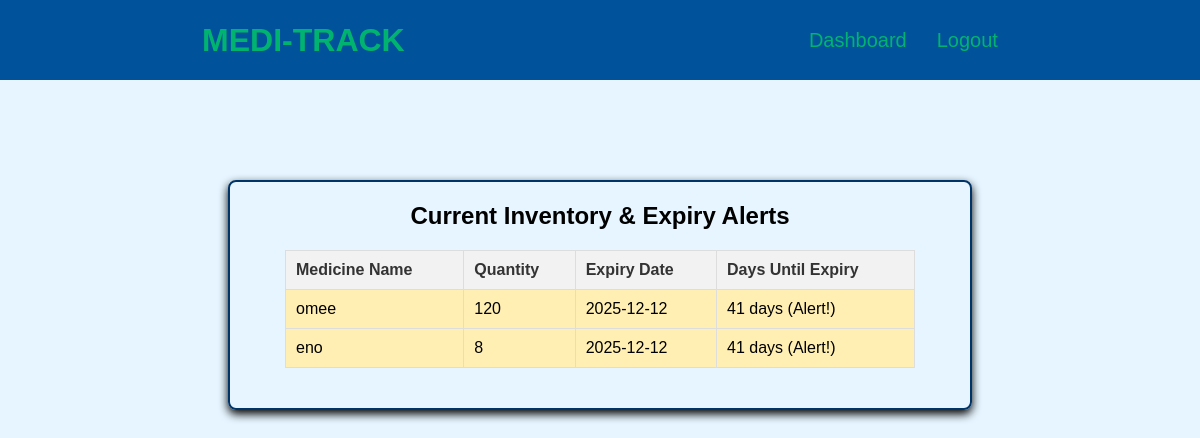
The app's page /display_stock?alert=expiry (signed in) with its own data.
### app.py (models this page shows)
class Medicine(db.Model):
    id = db.Column(db.Integer, primary_key=True)
    name = db.Column(db.String(200), nullable=False)
    quantity = db.Column(db.Integer, nullable=False)
    expiry_date = db.Column(db.String(50), nullable=False)
    cost_price = db.Column(db.Float, nullable=False)
    selling_price = db.Column(db.Float, nullable=False)
    owner_id = db.Column(db.Integer, db.ForeignKey('owner.id'), nullable=False)
    owner = db.relationship('Owner', backref=db.backref('medicines', lazy=True))

### app.py (the view)
@app.route('/display_stock')
def display_stock():
    if 'user_id' not in session:
        return redirect(url_for('login'))
    message = delete_expired_stock(session['user_id'])
    if message:
        flash(message, 'info')
    alert_type = request.args.get('alert') # Get the alert parameter from the URL
    medicines = Medicine.query.filter_by(owner_id=session['user_id']).all()
    today = datetime.now().date()
    filtered_medicines = []
    LOW_STOCK_THRESHOLD = 10 # Must match the threshold used in get_dashboard_alerts
    for medicine in medicines:
        is_expiring = False
        is_low_stock = medicine.quantity <= LOW_STOCK_THRESHOLD
        try:
            expiry = datetime.strptime(medicine.expiry_date, '%Y-%m-%d').date()
            days_until_expiry = (expiry - today).days
            medicine.alert_class = ''
            if days_until_expiry <= 0:
                medicine.alert_class = 'expired'
                is_expiring = True
            elif days_until_expiry <= 90:
                medicine.alert_class = 'expiring-soon'
                is_expiring = True
            medicine.days_until_expiry = days_until_expiry
        except ValueError:
            medicine.alert_class = 'date-error'
            medicine.days_until_expiry = 'N/A'
        if alert_type == 'expiry' and is_expiring:
            filtered_medicines.append(medicine)
        elif alert_type == 'low_stock' and is_low_stock:
            filtered_medicines.append(medicine)
        elif not alert_type:
            filtered_medicines.append(medicine)
    flashed_messages = get_flashed_messages(with_categories=True)
    return render_template('display_stock.html', medicines=filtered_medicines, messages=flashed_messages)

### app.py (called while the page is built)
def delete_expired_stock(owner_id):
    today = datetime.now().date()
    medicines = Medicine.query.filter_by(owner_id=owner_id).all()
    deleted_count = 0
    for medicine in medicines:
        try:
            expiry = datetime.strptime(medicine.expiry_date, '%Y-%m-%d').date()
            if expiry <= today:
                db.session.delete(medicine)
                deleted_count += 1
        except ValueError:
            continue
    if deleted_count > 0:
        db.session.commit()
        return f'{deleted_count} expired medicine(s) have been automatically removed from your stock.'
    return None # Returns None if no items were deleted

### templates/display_stock.html (shortened to what this page needs)
<!DOCTYPE html>
<html lang="en">
<head>
    <link rel="stylesheet" href="{{ url_for('static', filename='style.css') }}">
</head>
<body>
    <header>
        <nav>
            <div class="left">MEDI-TRACK</div>
            <div class="right">
                <ul>
                    <li><a href="{{ url_for('dashboard') }}">Dashboard</a></li>
                    <li><a href="{{ url_for('logout') }}">Logout</a></li>
                </ul>
            </div>
        </nav>
    </header>
    <main>
        <div class="form-container">
            <h2>Current Inventory & Expiry Alerts</h2>
            <table class="inventory-table">
                <thead>
                    <tr>
                        <th>Medicine Name</th>
                        <th>Quantity</th>
                        <th>Expiry Date</th>
                        <th>Days Until Expiry</th>
                    </tr>
                </thead>
                <tbody>
                    {% for medicine in medicines %}
                    <tr class="{{ medicine.alert_class }}">
                        <td>{{ medicine.name }}</td>
                        <td>{{ medicine.quantity }}</td>
                        <td>{{ medicine.expiry_date }}</td>
                        <td>
                            {% if medicine.days_until_expiry == 0 %}
                                EXPIRES TODAY!
                            {% elif medicine.days_until_expiry < 0 %}
                                **EXPIRED** ({{ -medicine.days_until_expiry }} days ago)
                            {% elif medicine.days_until_expiry <= 90 %}
                                {{ medicine.days_until_expiry }} days (Alert!)
                            {% else %}
                                {{ medicine.days_until_expiry }} days
                            {% endif %}
                        </td>
                    </tr>
                    {% endfor %}
                </tbody>
            </table>
        </div>
    </main>
</body>
</html>

### static/style.css (style rules this page uses)
* { margin: 0px; padding: 0px; }
body { background-color: #e6f5ff; font-family: 'Poppins', sans-serif; }
nav { display: flex; justify-content: space-around; align-items: center; height: 80px; background-color: #00529B; }
nav ul { display: flex; justify-content: center; gap: 30px; transition: color 0.3s ease; }
nav ul li { list-style: none; }
nav ul a { text-decoration: none; color: #00B470; transition: color 0.3s ease; font-size: 1.25rem; font-weight: 100 }
.left { color: #00B470; font-size: 2rem; font-weight: 600; }
.form-container { display: flex; justify-content: center; align-items: center; border: 2px solid #003366; padding: 20px; max-width: 700px; margin: auto; border-radius: 8px; flex-direction: column; margin-top: 100px; box-shadow: 0 4px 10px; }

### templates/display_stock.html (style rules this page uses)
.inventory-table { width: 90%; margin: 20px auto; border-collapse: collapse; }
.inventory-table th, .inventory-table td { border: 1px solid #ddd; padding: 10px; text-align: left; }
.inventory-table th { background-color: #f2f2f2; color: #333; }
.expiring-soon { background-color: #ffefb3; }

### records on screen
Medicine: name "omee", quantity "120", expiry_date "2025-12-12", days_until_expiry "41"
Medicine: name "eno", quantity "8", expiry_date "2025-12-12", days_until_expiry "41"
